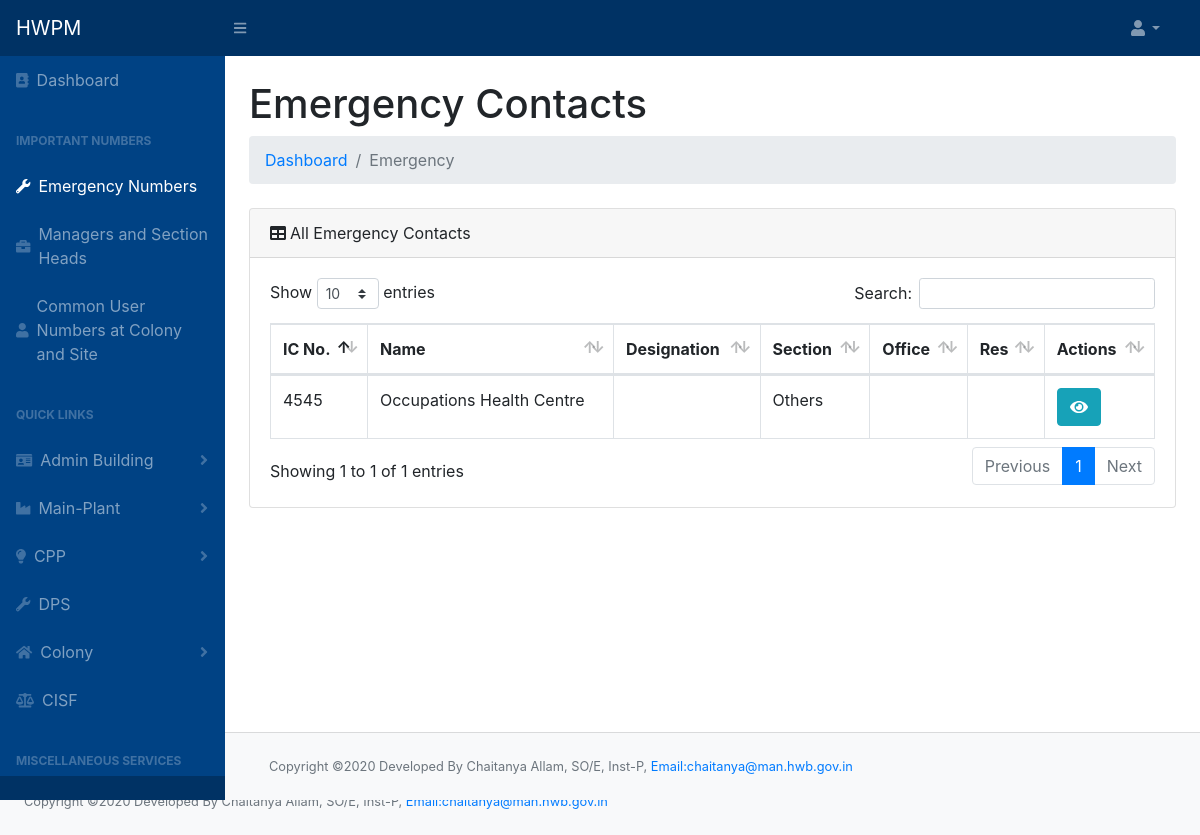
The page /emergency.php on the database its author committed.
### tables this page shows
CREATE TABLE `employee` (
  `icno` int(10) NOT NULL,
  `name` varchar(50) NOT NULL,
  `designation` varchar(50) NOT NULL,
  `section` varchar(50) NOT NULL,
  `pno` int(20) NOT NULL,
  `email` varchar(100) DEFAULT NULL,
  `mobile` varchar(20) NOT NULL,
  `cat1` int(11) NOT NULL DEFAULT 41,
  `cat2` int(11) NOT NULL DEFAULT 41,
  `cat3` int(11) NOT NULL DEFAULT 41,
  `cat4` int(11) NOT NULL DEFAULT 41
);

### emergency.php (the view, shortened to what this page needs)
<!DOCTYPE html>
<html lang="en">
<?php include "header.php";
?>
<div id="layoutSidenav_content">
  <main>
    <div class="container-fluid">
      <h1 class="mt-4">Emergency Contacts</h1>
      <ol class="breadcrumb mb-4">
        <li class="breadcrumb-item"><a href="index.php">Dashboard</a></li>
        <?php if (isset($_GET['act'])) { ?>
          <li class="breadcrumb-item"><a href="mech.php">Emergency </a></li>
          <li class="breadcrumb-item active">
          <?php
          $query = $conn->query("SELECT * FROM `main_act` where `eno`='" . $_GET['act'] . "'");
          if (!$query) die($conn->error);
          while ($row = $query->fetch_assoc()) {
            echo $row['act_name'];
          }
        } else echo "<li class='breadcrumb-item active'>Emergency</a></li>";
          ?>
      </ol>
        <div class="card mb-4">
                <div class="card-header"><i class="fas fa-table mr-1"></i>All Emergency Contacts</div>
                <div class="card-body">
                    <div class="table-responsive table-hover">
                        <table class="table table-bordered" id="dataTable" width="100%" cellspacing="0">
                            <thead>
                                <tr>
                                    <th>IC No.</th>
                                    <th>Name</th>
                                    <th>Designation</th>
                                    <th>Section</th>
                                    <th>Office</th>
                                    <th>Res</th>
                                    <th>Actions</th>
                                </tr>
                            </thead>
                            <tbody>
                                <?php $query = $conn->query("SELECT * FROM `employee` WHERE `cat1`='14' or `cat2`='14' or `cat3` = '14'");
                                while ($row = $query->fetch_assoc()) {
                                    echo"<tr>";
                                    ?>
                                    <td><?php echo $row['icno']?></td>
                                    <td><?php echo $row['name']?></td>
                                    <td><?php echo $row['designation']?></td>
                                    <td><?php echo $row['section']?></td>
                                    <td></td>
                                    <td></td>
                                    <td>
                                    <button type="button" class="btn btn-info" data-toggle="modal" data-target="#myModalview" id="getUser" data-id="<?php echo $row['icno'] ?>"><i class="fa fa-eye"></i></button>
                                    </td>
                                    <?php
                                    echo "</tr>";
                                } ?>
                            </tbody>
                        </table>
                    </div>
                </div>
            </div>
        </div>
    </main>
    <br>
    <footer class="py-4 bg-light mt-auto card-footer">
        <div class="container-fluid">
            <div class="d-flex align-items-center justify-content-between small">
                <div class="text-muted">Copyright &copy;2020 Developed By Chaitanya Allam, SO/E, Inst-P, <a href="mailto:chaitanya@man.hwb.gov.in" style="font-size:0.8rem">Email:chaitanya@man.hwb.gov.in</a></div>
            </div>
        </div>
    </footer>
</div>
</div>
  <br>
  <footer class="py-4 bg-light mt-auto">
    <div class="container-fluid">
      <div class="d-flex align-items-center justify-content-between small">
        <div class="text-muted">Copyright &copy;2020 Developed By Chaitanya Allam, SO/E, Inst-P, <a href="mailto:chaitanya@man.hwb.gov.in" style="font-size:0.8rem">Email:chaitanya@man.hwb.gov.in</a></div>
      </div>
    </div>
  </footer>
<?php include "footer.php" ?>

### rows shown on the page
employee: icno "4545", name "Occupations Health Centre", section "Others"
